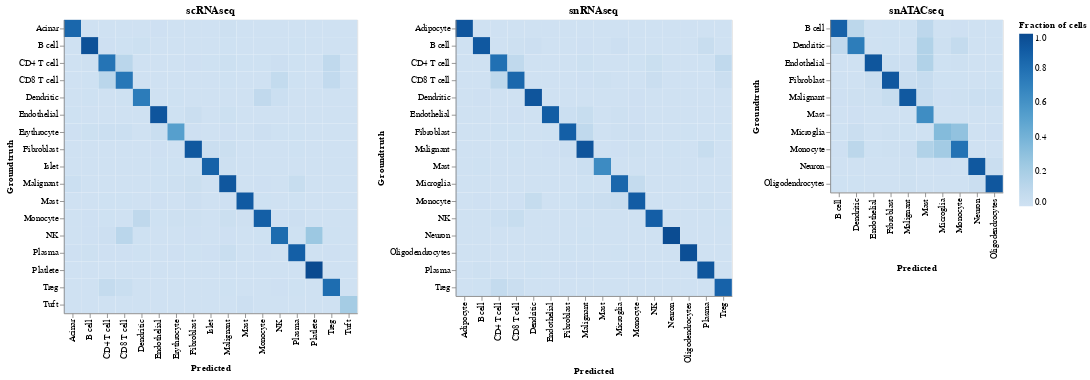

The notebook cell saved with this chart:
### Code cell
combined = None
for dtype, fp in d.items():
    chart = get_altair_confusion_matrix(fp, title=dtype)
    
    if combined is None:
        combined = chart
    else:
        combined = alt.hconcat(combined, chart)
combined

### Figure 1 — Vega-Lite specification as saved in the notebook (floating-point values rounded to 4 significant figures; data arrays with more than 128 entries replaced by an {"elided": "..."} marker saying what was removed)
{"config": {"view": {"continuousWidth": 400, "continuousHeight": 300}}, "hconcat": [{"hconcat": [{"data": {"name": "data-848ad01897ee29867185b9ce0b823945"}, "mark": "rect", "encoding": {"color": {"type": "quantitative", "field": "Fraction of cells", "scale": {"scheme": "blues", "zero": true}}, "x": {"type": "ordinal", "field": "Predicted"}, "y": {"type": "ordinal", "field": "Groundtruth"}}, "title": "scRNAseq"}, {"data": {"name": "data-08e72d525c12ecb12db65aa7c671eeb6"}, "mark": "rect", "encoding": {"color": {"type": "quantitative", "field": "Fraction of cells", "scale": {"scheme": "oranges", "zero": true}}, "x": {"type": "ordinal", "field": "Predicted"}, "y": {"type": "ordinal", "field": "Groundtruth"}}, "title": "snRNAseq"}]}, {"data": {"name": "data-ee35fc2d35728e6e19de677ae8a6fd26"}, "mark": "rect", "encoding": {"color": {"type": "quantitative", "field": "Fraction of cells", "scale": {"scheme": "greens", "zero": true}}, "x": {"type": "ordinal", "field": "Predicted"}, "y": {"type": "ordinal", "field": "Groundtruth"}}, "title": "snATACseq"}], "$schema": "https://vega.github.io/schema/vega-lite/v4.8.1.json", "datasets": {"data-848ad01897ee29867185b9ce0b823945": {"elided": "289 records"}, "data-08e72d525c12ecb12db65aa7c671eeb6": {"elided": "256 records"}, "data-ee35fc2d35728e6e19de677ae8a6fd26": [{"Groundtruth": "B cell", "Predicted": "B cell", "Fraction of cells": 0.873}, {"Groundtruth": "B cell", "Predicted": "Dendritic", "Fraction of cells": 0.11}, {"Groundtruth": "B cell", "Predicted": "Endothelial", "Fraction of cells": 0.00191}, {"Groundtruth": "B cell", "Predicted": "Fibroblast", "Fraction of cells": 0.004143}, {"Groundtruth": "B cell", "Predicted": "Malignant", "Fraction of cells": 0.004}, {"Groundtruth": "B cell", "Predicted": "Mast", "Fraction of cells": 0.1053}, {"Groundtruth": "B cell", "Predicted": "Microglia", "Fraction of cells": 0.002}, {"Groundtruth": "B cell", "Predicted": "Monocyte", "Fraction of cells": 0.007}, {"Groundtruth": "B cell", "Predicted": "Neuron", "Fraction of cells": 0.002}, {"Groundtruth": "B cell", "Predicted": "Oligodendrocytes", "Fraction of cells": 0.0}, {"Groundtruth": "Dendritic", "Predicted": "B cell", "Fraction of cells": 0.08521}, {"Groundtruth": "Dendritic", "Predicted": "Dendritic", "Fraction of cells": 0.724}, {"Groundtruth": "Dendritic", "Predicted": "Endothelial", "Fraction of cells": 0.0009551}, {"Groundtruth": "Dendritic", "Predicted": "Fibroblast", "Fraction of cells": 0.004971}, {"Groundtruth": "Dendritic", "Predicted": "Malignant", "Fraction of cells": 0.001333}, {"Groundtruth": "Dendritic", "Predicted": "Mast", "Fraction of cells": 0.1579}, {"Groundtruth": "Dendritic", "Predicted": "Microglia", "Fraction of cells": 0.012}, {"Groundtruth": "Dendritic", "Predicted": "Monocyte", "Fraction of cells": 0.067}, {"Groundtruth": "Dendritic", "Predicted": "Neuron", "Fraction of cells": 0.0}, {"Groundtruth": "Dendritic", "Predicted": "Oligodendrocytes", "Fraction of cells": 0.0}, {"Groundtruth": "Endothelial", "Predicted": "B cell", "Fraction of cells": 0.0}, {"Groundtruth": "Endothelial", "Predicted": "Dendritic", "Fraction of cells": 0.0}, {"Groundtruth": "Endothelial", "Predicted": "Endothelial", "Fraction of cells": 0.9331}, {"Groundtruth": "Endothelial", "Predicted": "Fibroblast", "Fraction of cells": 0.02403}, {"Groundtruth": "Endothelial", "Predicted": "Malignant", "Fraction of cells": 0.018}, {"Groundtruth": "Endothelial", "Predicted": "Mast", "Fraction of cells": 0.1579}, {"Groundtruth": "Endothelial", "Predicted": "Microglia", "Fraction of cells": 0.004}, {"Groundtruth": "Endothelial", "Predicted": "Monocyte", "Fraction of cells": 0.009}, {"Groundtruth": "Endothelial", "Predicted": "Neuron", "Fraction of cells": 0.0}, {"Groundtruth": "Endothelial", "Predicted": "Oligodendrocytes", "Fraction of cells": 0.0}, {"Groundtruth": "Fibroblast", "Predicted": "B cell", "Fraction of cells": 0.001608}, {"Groundtruth": "Fibroblast", "Predicted": "Dendritic", "Fraction of cells": 0.0}, {"Groundtruth": "Fibroblast", "Predicted": "Endothelial", "Fraction of cells": 0.03152}, {"Groundtruth": "Fibroblast", "Predicted": "Fibroblast", "Fraction of cells": 0.9271}, {"Groundtruth": "Fibroblast", "Predicted": "Malignant", "Fraction of cells": 0.03067}, {"Groundtruth": "Fibroblast", "Predicted": "Mast", "Fraction of cells": 0.05263}, {"Groundtruth": "Fibroblast", "Predicted": "Microglia", "Fraction of cells": 0.004}, {"Groundtruth": "Fibroblast", "Predicted": "Monocyte", "Fraction of cells": 0.003}, {"Groundtruth": "Fibroblast", "Predicted": "Neuron", "Fraction of cells": 0.0}, {"Groundtruth": "Fibroblast", "Predicted": "Oligodendrocytes", "Fraction of cells": 0.004}, {"Groundtruth": "Malignant", "Predicted": "B cell", "Fraction of cells": 0.008039}, {"Groundtruth": "Malignant", "Predicted": "Dendritic", "Fraction of cells": 0.01}, {"Groundtruth": "Malignant", "Predicted": "Endothelial", "Fraction of cells": 0.01146}, {"Groundtruth": "Malignant", "Predicted": "Fibroblast", "Fraction of cells": 0.04805}, {"Groundtruth": "Malignant", "Predicted": "Malignant", "Fraction of cells": 0.9187}, {"Groundtruth": "Malignant", "Predicted": "Mast", "Fraction of cells": 0.05263}, {"Groundtruth": "Malignant", "Predicted": "Microglia", "Fraction of cells": 0.008}, {"Groundtruth": "Malignant", "Predicted": "Monocyte", "Fraction of cells": 0.014}, {"Groundtruth": "Malignant", "Predicted": "Neuron", "Fraction of cells": 0.024}, {"Groundtruth": "Malignant", "Predicted": "Oligodendrocytes", "Fraction of cells": 0.022}, {"Groundtruth": "Mast", "Predicted": "B cell", "Fraction of cells": 0.001608}, {"Groundtruth": "Mast", "Predicted": "Dendritic", "Fraction of cells": 0.006}, {"Groundtruth": "Mast", "Predicted": "Endothelial", "Fraction of cells": 0.0}, {"Groundtruth": "Mast", "Predicted": "Fibroblast", "Fraction of cells": 0.0}, {"Groundtruth": "Mast", "Predicted": "Malignant", "Fraction of cells": 0.001333}, {"Groundtruth": "Mast", "Predicted": "Mast", "Fraction of cells": 0.6316}, {"Groundtruth": "Mast", "Predicted": "Microglia", "Fraction of cells": 0.0}, {"Groundtruth": "Mast", "Predicted": "Monocyte", "Fraction of cells": 0.001}, {"Groundtruth": "Mast", "Predicted": "Neuron", "Fraction of cells": 0.0}, {"Groundtruth": "Mast", "Predicted": "Oligodendrocytes", "Fraction of cells": 0.0}, {"Groundtruth": "Microglia", "Predicted": "B cell", "Fraction of cells": 0.003215}, {"Groundtruth": "Microglia", "Predicted": "Dendritic", "Fraction of cells": 0.032}, {"Groundtruth": "Microglia", "Predicted": "Endothelial", "Fraction of cells": 0.0009551}, {"Groundtruth": "Microglia", "Predicted": "Fibroblast", "Fraction of cells": 0.009942}, {"Groundtruth": "Microglia", "Predicted": "Malignant", "Fraction of cells": 0.003333}, {"Groundtruth": "Microglia", "Predicted": "Mast", "Fraction of cells": 0.0}, {"Groundtruth": "Microglia", "Predicted": "Microglia", "Fraction of cells": 0.342}, {"Groundtruth": "Microglia", "Predicted": "Monocyte", "Fraction of cells": 0.289}, {"Groundtruth": "Microglia", "Predicted": "Neuron", "Fraction of cells": 0.002}, {"Groundtruth": "Microglia", "Predicted": "Oligodendrocytes", "Fraction of cells": 0.006}, {"Groundtruth": "Monocyte", "Predicted": "B cell", "Fraction of cells": 0.008039}, {"Groundtruth": "Monocyte", "Predicted": "Dendritic", "Fraction of cells": 0.11}, {"Groundtruth": "Monocyte", "Predicted": "Endothelial", "Fraction of cells": 0.004776}, {"Groundtruth": "Monocyte", "Predicted": "Fibroblast", "Fraction of cells": 0.009942}, {"Groundtruth": "Monocyte", "Predicted": "Malignant", "Fraction of cells": 0.01867}, {"Groundtruth": "Monocyte", "Predicted": "Mast", "Fraction of cells": 0.1579}, {"Groundtruth": "Monocyte", "Predicted": "Microglia", "Fraction of cells": 0.22}, {"Groundtruth": "Monocyte", "Predicted": "Monocyte", "Fraction of cells": 0.781}, {"Groundtruth": "Monocyte", "Predicted": "Neuron", "Fraction of cells": 0.0}, {"Groundtruth": "Monocyte", "Predicted": "Oligodendrocytes", "Fraction of cells": 0.002}, {"Groundtruth": "Neuron", "Predicted": "B cell", "Fraction of cells": 0.0}, {"Groundtruth": "Neuron", "Predicted": "Dendritic", "Fraction of cells": 0.0}, {"Groundtruth": "Neuron", "Predicted": "Endothelial", "Fraction of cells": 0.0}, {"Groundtruth": "Neuron", "Predicted": "Fibroblast", "Fraction of cells": 0.001657}, {"Groundtruth": "Neuron", "Predicted": "Malignant", "Fraction of cells": 0.01267}, {"Groundtruth": "Neuron", "Predicted": "Mast", "Fraction of cells": 0.0}, {"Groundtruth": "Neuron", "Predicted": "Microglia", "Fraction of cells": 0.006}, {"Groundtruth": "Neuron", "Predicted": "Monocyte", "Fraction of cells": 0.0}, {"Groundtruth": "Neuron", "Predicted": "Neuron", "Fraction of cells": 0.924}, {"Groundtruth": "Neuron", "Predicted": "Oligodendrocytes", "Fraction of cells": 0.028}, {"Groundtruth": "Oligodendrocytes", "Predicted": "B cell", "Fraction of cells": 0.003215}, {"Groundtruth": "Oligodendrocytes", "Predicted": "Dendritic", "Fraction of cells": 0.004}, {"Groundtruth": "Oligodendrocytes", "Predicted": "Endothelial", "Fraction of cells": 0.0}, {"Groundtruth": "Oligodendrocytes", "Predicted": "Fibroblast", "Fraction of cells": 0.0}, {"Groundtruth": "Oligodendrocytes", "Predicted": "Malignant", "Fraction of cells": 0.009333}, {"Groundtruth": "Oligodendrocytes", "Predicted": "Mast", "Fraction of cells": 0.0}, {"Groundtruth": "Oligodendrocytes", "Predicted": "Microglia", "Fraction of cells": 0.002}, {"Groundtruth": "Oligodendrocytes", "Predicted": "Monocyte", "Fraction of cells": 0.0}, {"Groundtruth": "Oligodendrocytes", "Predicted": "Neuron", "Fraction of cells": 0.032}, {"Groundtruth": "Oligodendrocytes", "Predicted": "Oligodendrocytes", "Fraction of cells": 0.93}]}}
